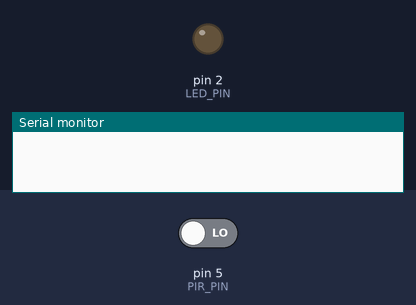
Bench run of a sketch on a simulated Arduino Uno, built with avr-gcc and run on an emulated ATmega328P. On the bench: output pins drawn as LEDs (lit = HIGH), the last lines printed to the serial monitor. Inputs (shaded band) come from the test bench; at power-on: pin 5 (PIR_PIN) LOW.

Above: at 1.2 s.
1.3 s: pin 5 (PIR_PIN) driven HIGH
At 2.7 s:
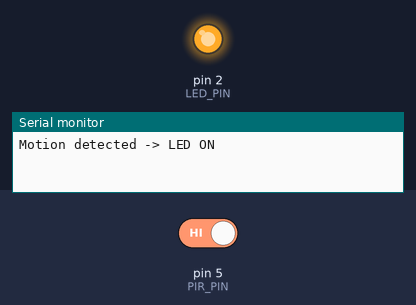
Timing chart, 0 to 4.3 s (numbered marks = the images above; inputs shaded):
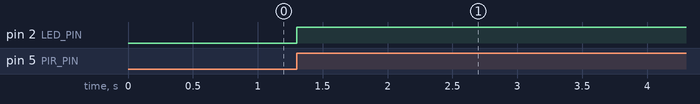

Measured:
- after the input at 1.3 s, pin 2 (LED_PIN): LOW → HIGH at once

The sketch:

motion_light.ino
```cpp
// WHY: Teaches passive-infrared (PIR) motion sensing and timed outputs.
// A PIR sensor pulls its OUT pin HIGH when it detects movement. We latch the
// LED on for a fixed "on-time" after each trigger, and log every detection —
// the classic "closet light that stays on a few seconds after you leave".

const int LED_PIN = 2;   // external LED + 220Ω
const int PIR_PIN = 5;   // PIR OUT

const unsigned long ON_TIME_MS = 3000;   // stay lit 3s after last trigger
unsigned long lastTrigger = 0;
bool lightOn = false;

void setup() {
  Serial.begin(115200);
  pinMode(LED_PIN, OUTPUT);
  pinMode(PIR_PIN, INPUT);
}

void loop() {
  if (digitalRead(PIR_PIN) == HIGH) {
    if (!lightOn) {
      Serial.println("Motion detected -> LED ON");
    }
    lastTrigger = millis();   // remember the most recent movement
    lightOn = true;
    digitalWrite(LED_PIN, HIGH);
  }

  // Turn the light off only after ON_TIME_MS with no new motion.
  if (lightOn && (millis() - lastTrigger > ON_TIME_MS)) {
    digitalWrite(LED_PIN, LOW);
    lightOn = false;
    Serial.println("No motion -> LED OFF");
  }
}
```
